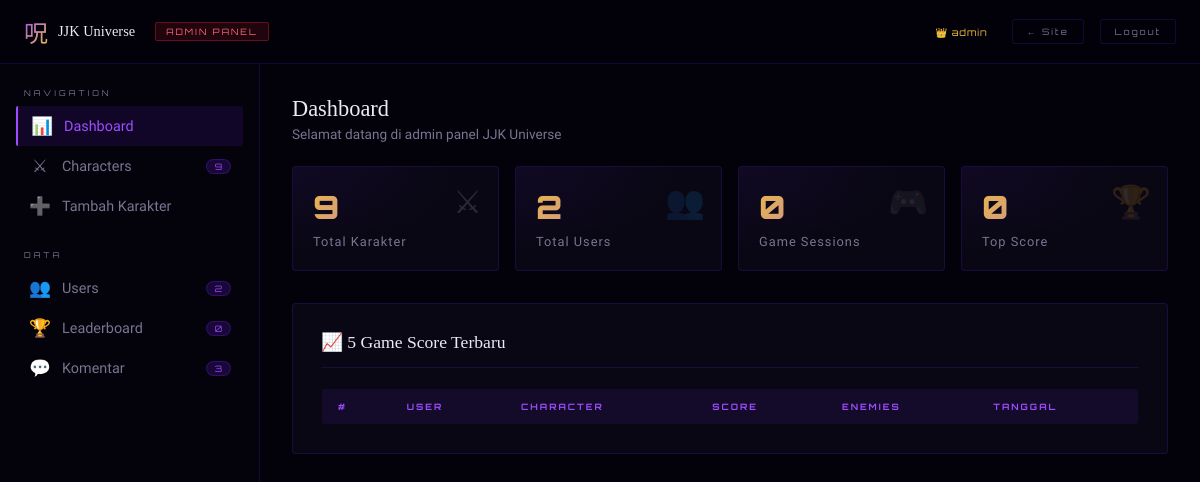
/admin/dashboard.php (signed in), run on an earlier commit of the app's database.
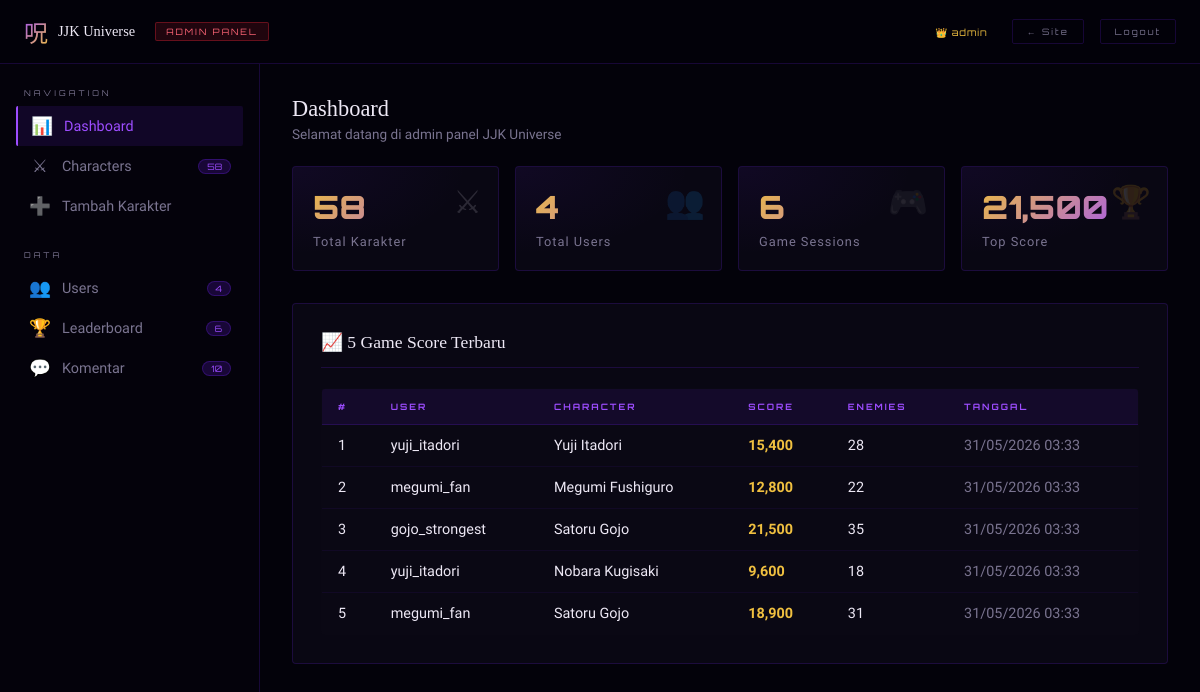
And on a later commit of the database.
### tables this page shows
CREATE TABLE IF NOT EXISTS game_scores (
    id INT AUTO_INCREMENT PRIMARY KEY,
    user_id INT NOT NULL,
    character_used VARCHAR(100),
    score INT DEFAULT 0,
    enemies_defeated INT DEFAULT 0,
    played_at TIMESTAMP DEFAULT CURRENT_TIMESTAMP,
    FOREIGN KEY (user_id) REFERENCES users(id) ON DELETE CASCADE
);

CREATE TABLE IF NOT EXISTS users (
    id INT AUTO_INCREMENT PRIMARY KEY,
    username VARCHAR(50) NOT NULL UNIQUE,
    email VARCHAR(100) NOT NULL UNIQUE,
    password VARCHAR(255) NOT NULL,
    role ENUM('admin', 'user') DEFAULT 'user',
    avatar VARCHAR(255) DEFAULT NULL,
    created_at TIMESTAMP DEFAULT CURRENT_TIMESTAMP
);

### includes/config.php (called while the page is built, shortened)
<?php
function getDB() {
    static $conn = null;
    if ($conn === null) {
        $conn = new mysqli(DB_HOST, DB_USER, DB_PASS, DB_NAME);
        $conn->set_charset('utf8mb4');
    }
    return $conn;
}
function getAllCharacters($limit = null, $search = '') {
    $db = getDB();
    $sql = "SELECT * FROM characters";
    $sql .= " ORDER BY attack_power DESC";
    $stmt = $db->prepare($sql);
    $stmt->execute();
    return $stmt->get_result()->fetch_all(MYSQLI_ASSOC);
}
?>

### admin/dashboard.php (the view, shortened to what this page needs)
<?php
require_once '../includes/config.php';
$characters = getAllCharacters();
$db = getDB();
$userCount = $db->query("SELECT COUNT(*) FROM users")->fetch_row()[0];
$commentCount = $db->query("SELECT COUNT(*) FROM comments")->fetch_row()[0];
$scoreCount = $db->query("SELECT COUNT(*) FROM game_scores")->fetch_row()[0];
$topScore = $db->query("SELECT MAX(score) FROM game_scores")->fetch_row()[0] ?? 0;
?>
<!DOCTYPE html>
<html lang="id">
<head>
</head>
<body>
<div class="topbar">
    <a href="../index.php" class="topbar-logo">
        <span class="tl-sym">呪</span>
        <span class="tl-text">JJK Universe</span>
    </a>
    <div class="topbar-badge">ADMIN PANEL</div>
    <span class="topbar-user">👑 <?= htmlspecialchars($_SESSION['username'] ?? '') ?></span>
    <a href="../index.php" class="btn-topbar">← Site</a>
    <a href="../pages/logout.php" class="btn-topbar">Logout</a>
</div>
<div class="layout">
    <div class="sidebar">
        <div class="sidebar-section">
            <span class="sidebar-label">Navigation</span>
            <button class="sidebar-item active" id="nav-dashboard" onclick="showPanel('dashboard')">
                <span class="sidebar-icon">📊</span> Dashboard
            </button>
            <button class="sidebar-item" id="nav-characters" onclick="showPanel('characters')">
                <span class="sidebar-icon">⚔</span> Characters
                <span class="sidebar-count"><?= count($characters) ?></span>
            </button>
            <button class="sidebar-item" id="nav-add-char" onclick="showPanel('add-char')">
                <span class="sidebar-icon">➕</span> Tambah Karakter
            </button>
        </div>
        <div class="sidebar-section">
            <span class="sidebar-label">Data</span>
            <button class="sidebar-item" id="nav-users" onclick="showPanel('users')">
                <span class="sidebar-icon">👥</span> Users
                <span class="sidebar-count"><?= $userCount ?></span>
            </button>
            <button class="sidebar-item" id="nav-scores" onclick="showPanel('scores')">
                <span class="sidebar-icon">🏆</span> Leaderboard
                <span class="sidebar-count"><?= $scoreCount ?></span>
            </button>
            <button class="sidebar-item" id="nav-comments" onclick="showPanel('comments')">
                <span class="sidebar-icon">💬</span> Komentar
                <span class="sidebar-count"><?= $commentCount ?></span>
            </button>
        </div>
    </div>
    <div class="main-area">
        <div class="panel active" id="panel-dashboard">
            <div class="page-header">
                <div>
                    <div class="page-title">Dashboard</div>
                    <div class="page-sub">Selamat datang di admin panel JJK Universe</div>
                </div>
            </div>
            <div class="stats-grid">
                <div class="stat-card">
                    <span class="stat-icon">⚔</span>
                    <span class="stat-num"><?= count($characters) ?></span>
                    <span class="stat-label">Total Karakter</span>
                </div>
                <div class="stat-card">
                    <span class="stat-icon">👥</span>
                    <span class="stat-num"><?= $userCount ?></span>
                    <span class="stat-label">Total Users</span>
                </div>
                <div class="stat-card">
                    <span class="stat-icon">🎮</span>
                    <span class="stat-num"><?= $scoreCount ?></span>
                    <span class="stat-label">Game Sessions</span>
                </div>
                <div class="stat-card">
                    <span class="stat-icon">🏆</span>
                    <span class="stat-num"><?= number_format($topScore) ?></span>
                    <span class="stat-label">Top Score</span>
                </div>
            </div>
            <div class="form-card">
                <div class="form-card-title">📈 5 Game Score Terbaru</div>
                <?php
                $recent = $db->query("SELECT gs.*, u.username FROM game_scores gs JOIN users u ON gs.user_id = u.id ORDER BY gs.played_at DESC LIMIT 5")->fetch_all(MYSQLI_ASSOC);
                ?>
                <table class="data-table">
                    <thead><tr><th>#</th><th>User</th><th>Character</th><th>Score</th><th>Enemies</th><th>Tanggal</th></tr></thead>
                    <tbody>
                    <?php foreach ($recent as $i => $r): ?>
                    <tr>
                        <td><?= $i+1 ?></td>
                        <td><?= htmlspecialchars($r['username']) ?></td>
                        <td><?= htmlspecialchars($r['character_used']??'-') ?></td>
                        <td><strong style="color:var(--gold)"><?= number_format($r['score']) ?></strong></td>
                        <td><?= $r['enemies_defeated'] ?></td>
                        <td style="color:var(--text-muted)"><?= date('d/m/Y H:i', strtotime($r['played_at'])) ?></td>
                    </tr>
                    <?php endforeach; ?>
                    </tbody>
                </table>
            </div>
        </div>
    </div>
</div>
</body>
</html>

What changed in the data, as far as the page shows it:
added game_scores: user.username "yuji_itadori", character_used "Yuji Itadori", score "15,400", enemies_defeated "28", played_at "31/05/2026 03:33"
added game_scores: user.username "megumi_fan", character_used "Megumi Fushiguro", score "12,800", enemies_defeated "22", played_at "31/05/2026 03:33"
added game_scores: user.username "gojo_strongest", character_used "Satoru Gojo", score "21,500", enemies_defeated "35", played_at "31/05/2026 03:33"
added game_scores: user.username "yuji_itadori", character_used "Nobara Kugisaki", score "9,600", enemies_defeated "18", played_at "31/05/2026 03:33"
added game_scores: user.username "megumi_fan", character_used "Satoru Gojo", score "18,900", enemies_defeated "31", played_at "31/05/2026 03:33"
Also different on the page:
count($characters): "9" → "58"
$userCount: "2" → "4"
$scoreCount: "0" → "6"
$commentCount: "3" → "10"
$topScore: "0" → "21,500"
